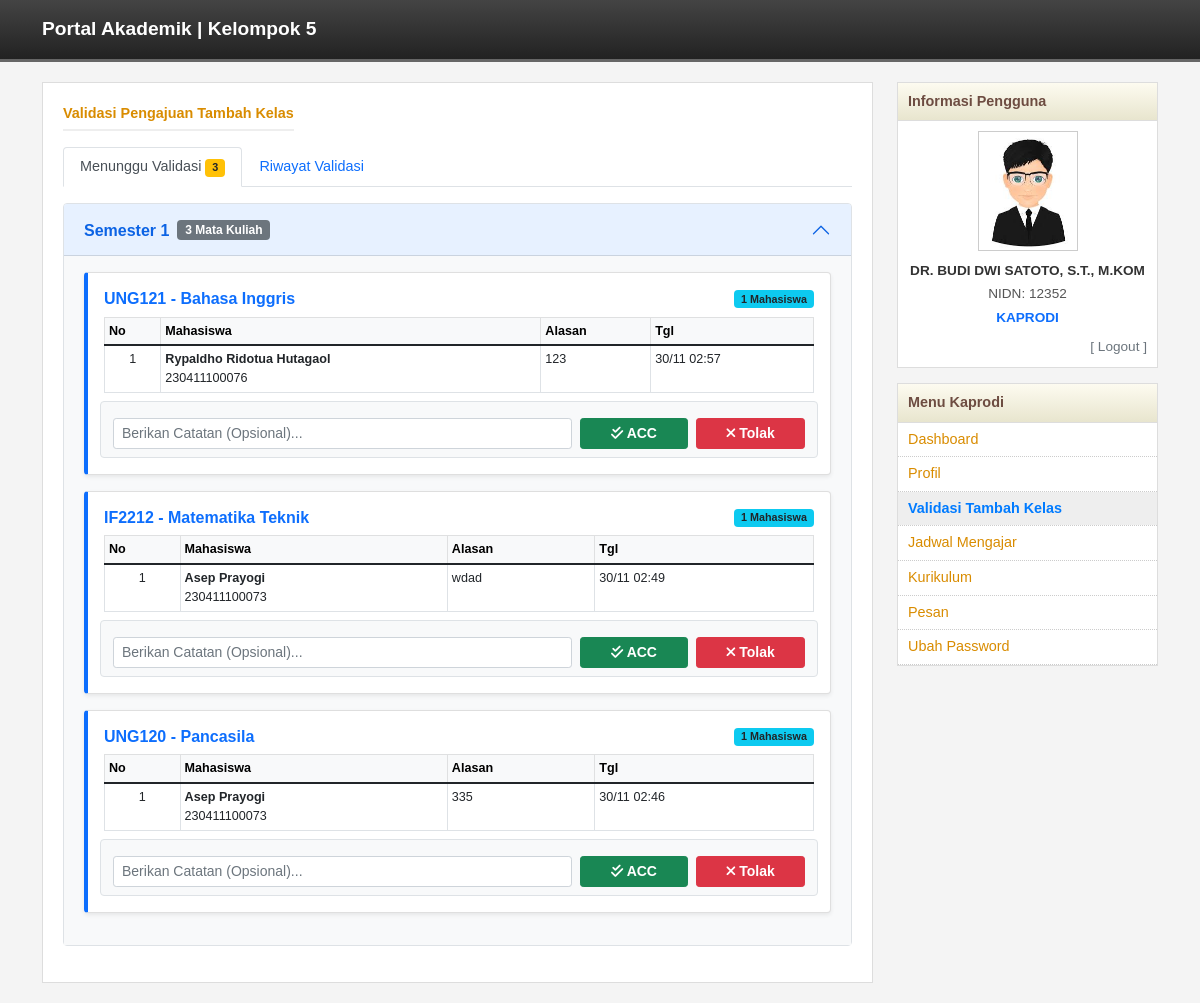
Page /dosen/kaprodi/validasi_tambah_kelas.php (signed in) on the earlier database version.
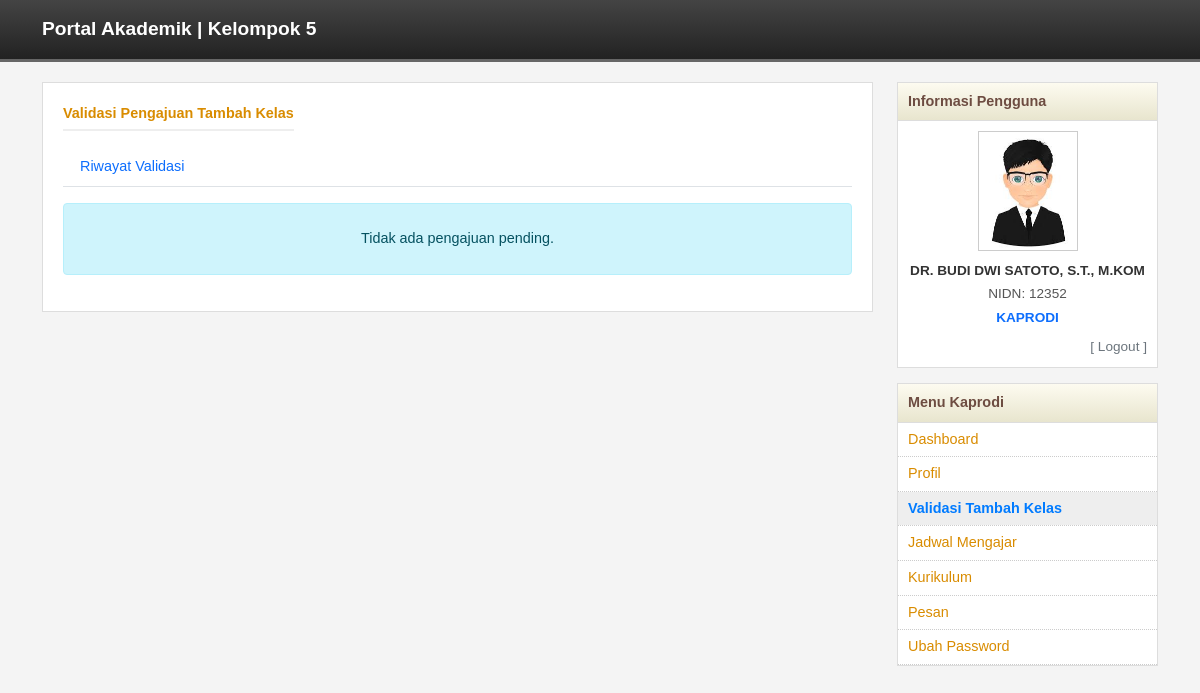
Same page on the later database version.
### tables this page shows
CREATE TABLE `pengajuan_tambah_kelas` (
  `id` int(11) NOT NULL,
  `mahasiswa_id` int(11) DEFAULT NULL,
  `mata_kuliah_id` int(11) DEFAULT NULL,
  `kelas_id` int(11) DEFAULT NULL,
  `alasan` text DEFAULT NULL,
  `status` enum('pending','approved','rejected','completed') DEFAULT 'pending',
  `tanggal_pengajuan` timestamp NULL DEFAULT current_timestamp(),
  `tanggal_validasi` timestamp NULL DEFAULT NULL,
  `validator_id` int(11) DEFAULT NULL,
  `catatan_validasi` text DEFAULT NULL,
  `created_at` timestamp NULL DEFAULT current_timestamp()
);

CREATE TABLE `mata_kuliah` (
  `id` int(11) NOT NULL,
  `kode_mk` varchar(20) NOT NULL,
  `nama_mk` varchar(100) NOT NULL,
  `sks` int(11) NOT NULL,
  `minimal_kelulusan` varchar(5) DEFAULT 'C',
  `semester` int(11) DEFAULT NULL,
  `prodi_id` int(11) DEFAULT 1,
  `sifat` enum('Wajib','Pilihan') DEFAULT 'Wajib',
  `prasyarat` varchar(255) DEFAULT NULL,
  `created_at` timestamp NULL DEFAULT current_timestamp()
);

CREATE TABLE `mahasiswa` (
  `id` int(11) NOT NULL,
  `nim` varchar(20) NOT NULL,
  `nama` varchar(100) NOT NULL,
  `jenis_kelamin` enum('L','P') DEFAULT NULL,
  `password` varchar(255) NOT NULL,
  `email` varchar(100) DEFAULT NULL,
  `prodi` varchar(50) DEFAULT NULL,
  `semester` int(11) DEFAULT NULL,
  `ips` decimal(3,2) DEFAULT 0.00,
  `dpa_id` int(11) DEFAULT NULL,
  `created_at` timestamp NULL DEFAULT current_timestamp(),
  `foto` varchar(255) DEFAULT NULL
);

### dosen/kaprodi/validasi_tambah_kelas.php (the view, shortened to what the changed rows need)
<?php
require_once "../../config/database.php";
$queryPending = "
    SELECT p.*, m.nim, m.nama as nama_mhs, mk.kode_mk, mk.nama_mk, mk.semester, k.nama_kelas
    FROM pengajuan_tambah_kelas p
    JOIN mahasiswa m ON p.mahasiswa_id = m.id
    JOIN mata_kuliah mk ON p.mata_kuliah_id = mk.id
    LEFT JOIN kelas k ON p.kelas_id = k.id
    WHERE p.status = 'pending'
    ORDER BY mk.semester ASC, mk.nama_mk ASC, p.tanggal_pengajuan ASC
";
$rawPending = $pdo->query($queryPending)->fetchAll();
$groupedData = [];
foreach ($rawPending as $row) {
    $sem = $row['semester'];
    $mkKey = $row['kode_mk'] . " - " . $row['nama_mk'];
    $groupedData[$sem][$row['mata_kuliah_id']]['info'] = ['nama' => $mkKey];
    $groupedData[$sem][$row['mata_kuliah_id']]['list'][] = $row;
}
?>
<!DOCTYPE html>
<html lang="id">
<head>
    <link href="https://cdn.jsdelivr.net/npm/bootstrap@5.1.3/dist/css/bootstrap.min.css" rel="stylesheet">
    <link rel="stylesheet" href="https://cdnjs.cloudflare.com/ajax/libs/font-awesome/6.0.0/css/all.min.css">
    <link rel="stylesheet" href="../../assets/css/style.css">
</head>
<body>
<div class="container">
    <div class="row">
        <div class="col-md-9">
            <div class="content-box">
                <ul class="nav nav-tabs mb-3" id="kaprodiTab" role="tablist">
                    <li class="nav-item">
                        <?php foreach ($groupedData as $sem => $matkulGroup): ?>
                            <button class="nav-link active" id="pending-tab" data-bs-toggle="tab" data-bs-target="#pending" type="button">
                                Menunggu Validasi <span class="badge bg-warning text-dark"><?= count($matkulGroup) ?></span>
                            </button>
                        <?php endforeach; ?>
                    </li>
                </ul>
                <div class="tab-content" id="kaprodiTabContent">
                    <div class="tab-pane fade show active" id="pending">
                        <?php if (empty($groupedData)): ?>
                            <div class="alert alert-info text-center py-4">Tidak ada pengajuan pending.</div>
                        <?php else: ?>
                            <div class="accordion" id="accSemester">
                                <?php foreach ($groupedData as $sem => $matkulGroup): ?>
                                    <div class="accordion-item mb-3 border">
                                        <h2 class="accordion-header" id="head<?= $sem ?>">
                                            <button class="accordion-button" type="button" data-bs-toggle="collapse" data-bs-target="#collapse<?= $sem ?>">
                                                <strong>Semester <?= $sem ?></strong>
                                                <span class="badge bg-secondary ms-2"><?= count($matkulGroup) ?> Mata Kuliah</span>
                                            </button>
                                        </h2>
                                        <div id="collapse<?= $sem ?>" class="accordion-collapse collapse show" data-bs-parent="#accSemester">
                                            <div class="accordion-body bg-light">
                                                <?php foreach ($matkulGroup as $mkId => $data): ?>
                                                    <div class="card card-mk mb-3 shadow-sm">
                                                        <div class="card-body">
                                                            <div class="d-flex justify-content-between align-items-center mb-2">
                                                                <h6 class="fw-bold mb-0 text-primary"><?= $data['info']['nama'] ?></h6>
                                                                <span class="badge bg-info text-dark"><?= count($data['list']) ?> Mahasiswa</span>
                                                            </div>
                                                            <div class="table-responsive mb-3">
                                                                <table class="table table-sm table-bordered mb-0 bg-white small">
                                                                    <thead class="table-light">
                                                                        <tr><th>No</th><th>Mahasiswa</th><th>Alasan</th><th>Tgl</th></tr>
                                                                    </thead>
                                                                    <tbody>
                                                                        <?php $no=1; foreach ($data['list'] as $mhs): ?>
                                                                        <tr>
                                                                            <td class="text-center"><?= $no++ ?></td>
                                                                            <td><b><?= htmlspecialchars($mhs['nama_mhs']) ?></b><br><?= htmlspecialchars($mhs['nim']) ?></td>
                                                                            <td><?= htmlspecialchars($mhs['alasan']) ?></td>
                                                                            <td><?= date('d/m H:i', strtotime($mhs['tanggal_pengajuan'])) ?></td>
                                                                        </tr>
                                                                        <?php endforeach; ?>
                                                                    </tbody>
                                                                </table>
                                                            </div>
                                                            <form method="POST" class="row g-2 align-items-center bg-light p-2 border rounded">
                                                                <div class="col-md-8">
                                                                    <input type="text" name="catatan" class="form-control form-control-sm" placeholder="Berikan Catatan (Opsional)...">
                                                                </div>
                                                                <div class="col-md-2">
                                                                    <button type="submit" name="aksi" value="approve" class="btn btn-success btn-sm w-100 fw-bold" onclick="return confirm('ACC Semua?')"><i class="fas fa-check-double"></i> ACC</button>
                                                                </div>
                                                                <div class="col-md-2">
                                                                    <button type="submit" name="aksi" value="reject" class="btn btn-danger btn-sm w-100 fw-bold" onclick="return confirm('Tolak Semua?')"><i class="fas fa-times"></i> Tolak</button>
                                                                </div>
                                                            </form>
                                                        </div>
                                                    </div>
                                                <?php endforeach; ?>
                                            </div>
                                        </div>
                                    </div>
                                <?php endforeach; ?>
                            </div>
                        <?php endif; ?>
                    </div>
                </div>
            </div>
        </div>
    </div>
</div>
</body>
</html>

Differences in the rows shown:
removed pengajuan_tambah_kelas: mata_kuliah.semester "1", count($matkulGroup) "3", nama "UNG121 - Bahasa Inggris", count($data['list']) "1", nama "IF2212 - Matematika Teknik", nama "UNG120 - Pancasila", mahasiswa.nama "Asep Prayogi", mahasiswa.nim "230411100073", alasan "335", tanggal_pengajuan "30/11 02:46"
removed pengajuan_tambah_kelas: mahasiswa.nama "Rypaldho Ridotua Hutagaol", mahasiswa.nim "230411100076", alasan "123", tanggal_pengajuan "30/11 02:57", shown under "UNG121 - Bahasa Inggris"
removed pengajuan_tambah_kelas: mahasiswa.nama "Asep Prayogi", mahasiswa.nim "230411100073", alasan "wdad", tanggal_pengajuan "30/11 02:49", shown under "IF2212 - Matematika Teknik"
Other differences:
text now shown: "Tidak ada pengajuan pending."
list line gone: "Menunggu Validasi 3"
